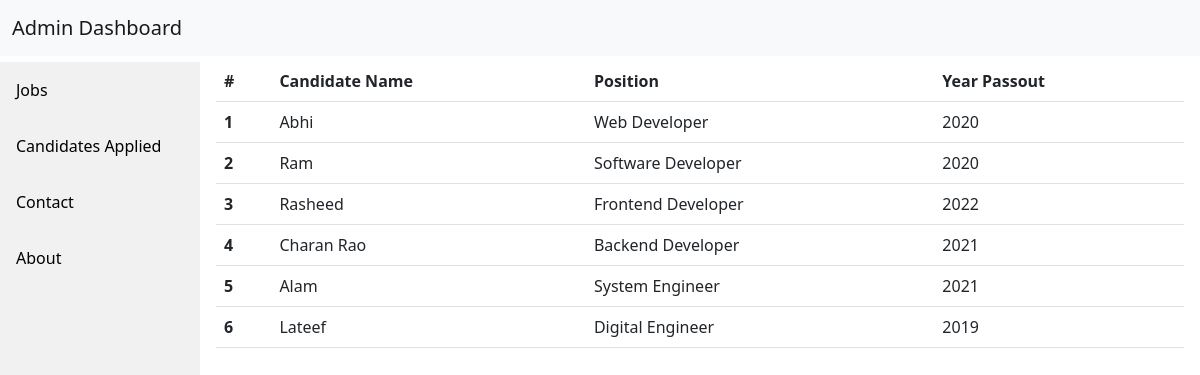
/jobs.php, run on the app's committed database.
### tables this page shows
CREATE TABLE `candidates` (
  `id` int(11) NOT NULL,
  `name` varchar(255) NOT NULL,
  `apply` varchar(255) NOT NULL,
  `qual` varchar(255) NOT NULL,
  `year` varchar(255) NOT NULL
);

### jobs.php (the view)
<?php include 'header.php' ?>
<div class="content">
    <table class="table">
        <thead>
            <tr>
                <th scope="col">#</th>
                <th scope="col">Candidate Name</th>
                <th scope="col">Position</th>
                <th scope="col">Year Passout</th>
            </tr>
        </thead>
        <tbody>
            <?php
            $sql = "select name,apply, year from candidates";
            $result = mysqli_query($conn, $sql);
            $i = 0;
            if ($result->num_rows > 0) {
                while ($rows = $result->fetch_assoc()) {
                    echo '
          <tr>
          <th scope="row">' . ++$i . ' </th>
          <td>' . $rows['name'] . '</td>
          <td>' . $rows['apply'] . '</td>
          <td>' . $rows['year'] . '</td>
          </tr>';
                }
            } else {
                echo "";
            }
            ?>
        </tbody>
    </table>
</div>

### header.php (style rules this page uses)
div.content { margin-top: 60px; margin-left: 200px; padding: 1px 16px; height: 1000px; }

### data on the page
candidates: name "Abhi", apply "Web Developer", year "2020"
candidates: name "Ram", apply "Software Developer", year "2020"
candidates: name "Rasheed", apply "Frontend Developer", year "2022"
candidates: name "Charan Rao", apply "Backend Developer", year "2021"
candidates: name "Alam", apply "System Engineer", year "2021"
candidates: name "Lateef", apply "Digital Engineer", year "2019"
